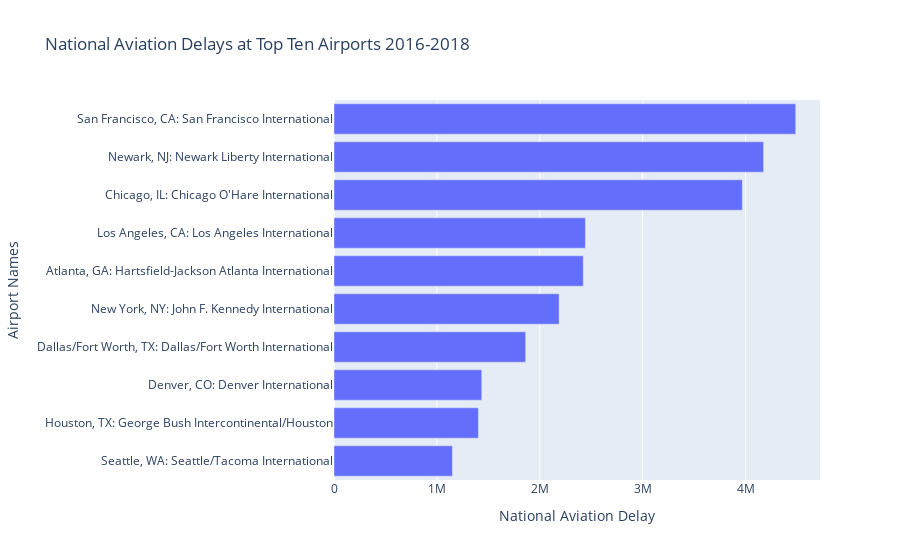

The cell this chart's notebook holds for it:
### Code cell
#Rename columns: year, month and date
rename_airport_data = csv2.rename(columns={
    "airport_name": "Airport Names",
    "nas_delay": "National Aviation Delay",
    })
#Rename columns: year, month and date
rename_airport_data2 = csv2.rename(columns={
    "airport_name": "Airport Names",
    "nas_delay": "National Aviation Delay",
    })
fig = px.bar(rename_airport_data, x='National Aviation Delay', y='Airport Names', orientation='h', title="National Aviation Delays at Top Ten Airports 2016-2018")
fig.update_layout(
    yaxis=dict(
        autorange="reversed"
    )
)
fig.show()

### Figure 1 — Plotly figure (JSON) as saved in the notebook; plotly's stock layout.template omitted (floating-point values rounded to 4 significant figures)
{"data": [{"alignmentgroup": "True", "hovertemplate": "National Aviation Delay=%{x}<br>Airport Names=%{y}<extra></extra>", "legendgroup": "", "marker": {"color": "#636efa"}, "name": "", "offsetgroup": "", "orientation": "h", "showlegend": false, "textposition": "auto", "type": "bar", "x": [4487939, 4175811, 3969376, 2443733, 2423092, 2188470, 1863070, 1436387, 1404012, 1150833], "xaxis": "x", "y": ["San Francisco, CA: San Francisco International", "Newark, NJ: Newark Liberty International", "Chicago, IL: Chicago O'Hare International", "Los Angeles, CA: Los Angeles International", "Atlanta, GA: Hartsfield-Jackson Atlanta International", "New York, NY: John F. Kennedy International", "Dallas/Fort Worth, TX: Dallas/Fort Worth International", "Denver, CO: Denver International", "Houston, TX: George Bush Intercontinental/Houston", "Seattle, WA: Seattle/Tacoma International"], "yaxis": "y"}], "layout": {"autosize": true, "barmode": "relative", "legend": {"tracegroupgap": 0}, "title": {"text": "National Aviation Delays at Top Ten Airports 2016-2018"}, "xaxis": {"anchor": "y", "autorange": true, "domain": [0, 1], "range": [0, 4724000.0], "title": {"text": "National Aviation Delay"}, "type": "linear"}, "yaxis": {"anchor": "x", "autorange": true, "domain": [0, 1], "range": [9.5, -0.5], "title": {"text": "Airport Names"}, "type": "category"}}}
